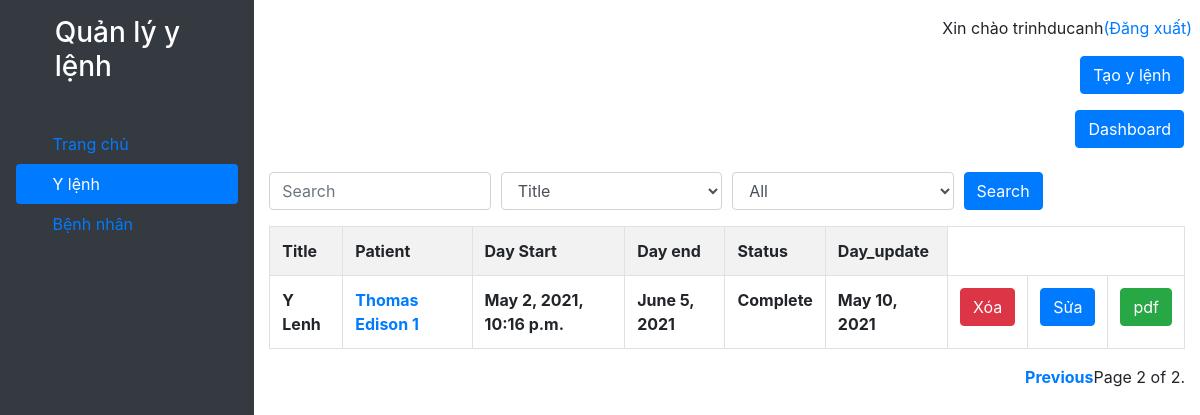
/ylenh/?page=2 (signed in), run on the app's committed database.
### ylenh/models.py (models this page shows)
class YLenh(models.Model):
    STATUS = (
        ('Complete', 'Complete'),
        ('Fail', 'Fail'),
        ('Doing', 'Doing'),
    )
    username = models.ForeignKey(User, editable=False, on_delete = models.CASCADE, null=True)
    patient = models.ForeignKey(Patient, on_delete=models.CASCADE, null=True)
    title = models.CharField(default='Y Lenh', max_length=40)
    content = models.TextField()
    day_start = models.DateTimeField(auto_now_add=True)
    day_end = models.DateField("Day End(mm/dd/yyyy)")
    status = models.CharField(max_length=12, default='Doing', choices=STATUS)
    day_update = models.DateField(default=date.today())

### patient/models.py (models this page shows)
class Patient(models.Model):
    GENDER = (
        ('Nam', 'Nam'),
        ('Nữ', 'Nữ'),
    )
    patient_name = models.CharField(max_length=30)
    birthday = models.DateField("Day End(mm/dd/yyyy)")
    gender = models.CharField(max_length=12, default='Nam', choices=GENDER)
    phone_number = models.CharField(max_length=50)
    doctor = models.ForeignKey(User, editable=True, on_delete = models.CASCADE, null=True)
    sympton = models.TextField()
    note = models.TextField()
    def __str__(self):
        return self.patient_name

### ylenh/views.py (the view)
# urls.py: path('', views.list),
def list(request):
    search_field = request.GET.get('search_field')
    in_search = request.GET.get('in_search')
    status_field = request.GET.get('status')
    YLenhs = YLenh.objects.filter(username=request.user).order_by('-day_start')
    if status_field == 'Doing':
        YLenhs = YLenhs.filter(status='Doing')
    if status_field == 'Fail':
        YLenhs = YLenhs.filter(status='Fail')
    if status_field == 'Complete':
        YLenhs = YLenhs.filter(status='Complete')
    if search_field == 'Title':
        YLenhs = YLenhs.filter(title__icontains=in_search)
    if search_field == 'Patient':
        YLenhs = YLenhs.filter(patient__patient_name__icontains=in_search)
    pag = Paginator(YLenhs, 8)
    pag_num = request.GET.get('page')
    try:
        ylenh = pag.page(pag_num)
    except PageNotAnInteger:
        ylenh = pag.page(1)
    except EmptyPage:
        ylenh = pag.page(pag.num_pages)
    for y in ylenh:
        date = datetime.datetime.today()
        if (date.year > y.day_end.year and y.status == 'Doing'):
            y.status = 'Fail'
            y.save()
        if (date.year == y.day_end.year and date.month > y.day_end.month and y.status == 'Doing'):
            y.status = 'Fail'
            y.save()
        if (date.year == y.day_end.year and date.month == y.day_end.month and date.day > y.day_end.day and y.status == 'Doing'):
            y.status = 'Fail'
            y.save()
    return render(request, 'ylenh/ylenh.html', {'Data':ylenh})

### ylenh/templates/ylenh/ylenh.html (shortened to what this page needs)
{% extends "pages/base.html" %}
{% block content %}
<div>
    <div class="wrapper d-flex">
        <div class="d-flex flex-column p-3 text-white bg-dark" style="width: 300px ; height:100vh;">
            <a href="/" class="d-flex align-items-center mb-3 mb-md-0 me-md-auto text-white text-decoration-none">
                <svg class="bi me-2" width="40" height="32"><use xlink:href="#bootstrap"></use></svg>
                <h3 class="fs-4">Quản lý y lệnh</h3>
            </a>
            <ul class="nav nav-pills flex-column mb-auto">
                <li class="nav-item">
                    <a href="/" class="nav-link ">
                        <svg class="bi me-2" width="16" height="16"><use xlink:href="#home"></use></svg>
                        Trang chủ
                    </a>
                </li>
                <li>
                    <a href="/ylenh" class="nav-link text-white active">
                        <svg class="bi me-2" width="16" height="16"><use xlink:href="#speedometer2"></use></svg>
                        Y lệnh
                    </a>
                </li>
                <li>
                    <a href="/patient" class="nav-link">
                        <svg class="bi me-2" width="16" height="16"><use xlink:href="#speedometer2"></use></svg>
                        Bệnh nhân
                    </a>
                </li>
            </ul>
        </div>
        <div style="width: 95%">
            <nav style=" height : 40px;" class="mt-3 d-flex justify-content-end">
                {% if user.username %}
                <p>Xin chào {{user.username}}</p>
                <p><a class="mr-2" href="{% url 'logout' %}">(Đăng xuất)</a></p>
                {% else %}
                <p><a href="{% url 'login' %}">Đăng nhập</a></p>
                <p><a href="/admin">admin</a></p>
                {% endif %}
            </nav>
            <div class="d-flex justify-content-end mr-3 mb-3">
                <a href="{% url 'create_ylenh' %}" class="btn btn-primary ">Tạo y lệnh</a>
            </div>
            <div class="d-flex justify-content-end mr-3 mb-3">
                <a href="{% url 'dashboard' %}" class="btn btn-primary ">Dashboard</a>
            </div>
            <form method="GET" class="mt-4">
                <div class="container">
                    <div class="form-row">
                        <div class="form-group col-md-3">
                            <input class="form-control" type="search" name="in_search" placeholder="Search">
                        </div>
                        <div class="form-group col-md-3">
                            <select class="form-control" name="search_field">
                                <option>Title</option>
                            </select>
                        </div>
                        <div class="form-group col-md-3">
                            <select class="form-control" name="status">
                                <option>All</option>
                            </select>
                        </div>
                        <div class="form-group col-md-3">
                            <button type="submit" class="btn btn-primary">Search</button>
                        </div>
                    </div>
                </div>
              </form>
            <div class = "container">
                <table class="table table-striped table-bordered table-hover" >
                    <tr>
                        <th>Title</th>
                        <th>Patient</th>
                        <th>Day Start</th>
                        <th>Day end</th>
                        <th>Status</th>
                        <th>Day_update</th>
                    </tr>
                    {% for y in Data %}
                    <tr>
                        <th>{{y.title}}</th>
                        <th><a href="{% url 'patient_modify' y.id%}">{{y.patient}}</a></th>
                        <th>{{y.day_start}}</th>
                        <th>{{y.day_end}}</th>
                        <th>{{y.status}}</th>
                        <th>{{y.day_update}}</th>
                        <td><a class="btn btn-danger btn-xs" href="{% url 'delete_ylenh' y.id  %}">Xóa</a></td>
                        <td><a class="btn btn-primary btn-xs" href="{% url 'modify_ylenh' y.id  %}">Sửa</a></td>
                        <td><a class="btn btn-success btn-xs" href="{% url 'ylenh_detail' y.id %}">pdf</a></td>
                    </tr>
                    {% endfor %}
                </table>
            </div>
            <div class="pagination container d-flex justify-content-end">
                <span class="step-links">
                    {% if Data.has_previous %}
                        <a href="?page={{ Data.previous_page_number }}" class="font-weight-bold">Previous</a>
                    {% endif %}
                </span>
                <span class="current">
                    Page {{ Data.number }} of {{ Data.paginator.num_pages }}.
                </span>
            </div>
        </div>
    </div>
</div>
{% endblock %}

### data on the page
YLenh: title "Y Lenh", patient "Thomas Edison 1", day_start "May 2, 2021, 10:16 p.m.", day_end "June 5, 2021", status "Complete", day_update "May 10, 2021"

### other printed values
{{ user.username }} "trinhducanh"
{{ Data.number }} "2"
{{ Data.paginator.num_pages }} "2"
